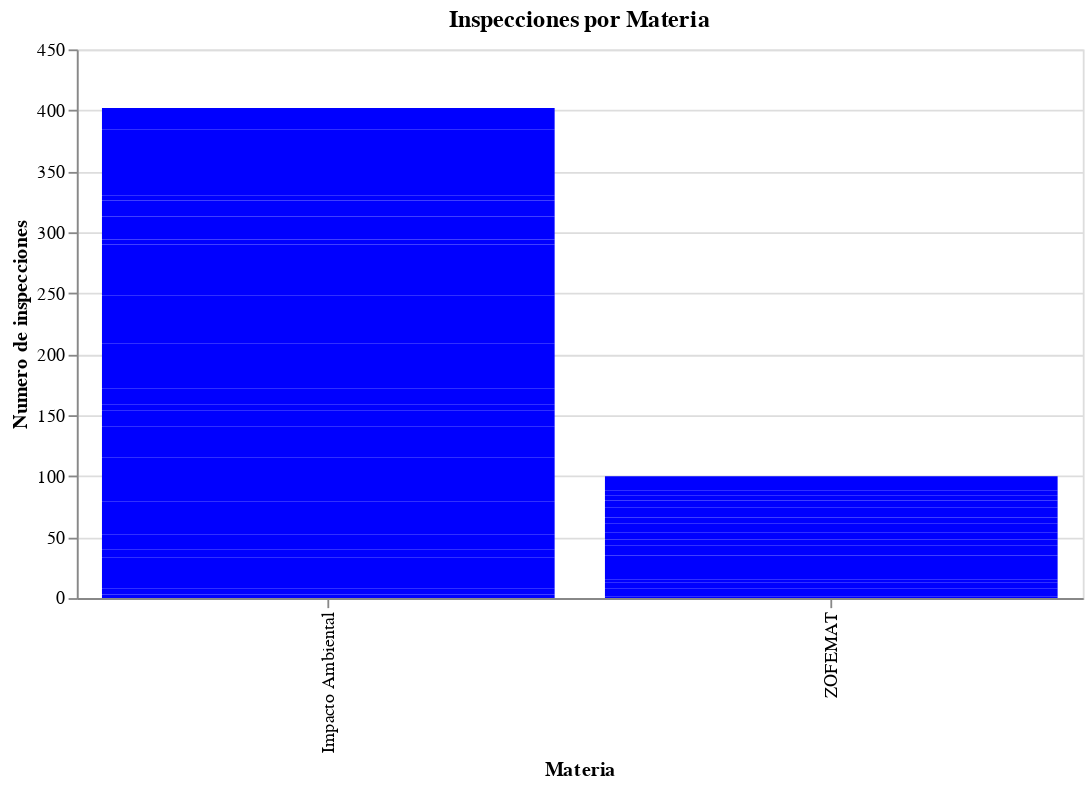

Notebook code cell kept with this figure:
### Code cell
#Impresión de gráfico
grafico_Materia

### Figure 1 — Vega-Lite specification as saved in the notebook (floating-point values rounded to 4 significant figures)
{"config": {"view": {"continuousWidth": 400, "continuousHeight": 300}}, "data": {"name": "data-618fe422a95e0677b81ef9286750aa7c"}, "mark": {"type": "bar", "color": "blue"}, "encoding": {"x": {"type": "ordinal", "field": "Materia "}, "y": {"type": "quantitative", "field": "Inspeccion", "title": "Numero de inspecciones"}}, "title": "Inspecciones por Materia", "width": 550, "$schema": "https://vega.github.io/schema/vega-lite/v4.8.1.json", "datasets": {"data-618fe422a95e0677b81ef9286750aa7c": [{"Entidad": "Aguascalientes", "Materia ": "Impacto Ambiental", "Inspeccion": 3}, {"Entidad": "Baja California", "Materia ": "Impacto Ambiental", "Inspeccion": 5}, {"Entidad": "Baja California Sur", "Materia ": "Impacto Ambiental", "Inspeccion": 25}, {"Entidad": "Campeche", "Materia ": "Impacto Ambiental", "Inspeccion": 7}, {"Entidad": "Chiapas", "Materia ": "Impacto Ambiental", "Inspeccion": 12}, {"Entidad": "Chihuahua", "Materia ": "Impacto Ambiental", "Inspeccion": 3}, {"Entidad": "Coahuila", "Materia ": "Impacto Ambiental", "Inspeccion": 14}, {"Entidad": "Colima", "Materia ": "Impacto Ambiental", "Inspeccion": 10}, {"Entidad": "Durango", "Materia ": "Impacto Ambiental", "Inspeccion": 4}, {"Entidad": "Guanajuato", "Materia ": "Impacto Ambiental", "Inspeccion": 8}, {"Entidad": "Guerrero", "Materia ": "Impacto Ambiental", "Inspeccion": 24}, {"Entidad": "Hidalgo", "Materia ": "Impacto Ambiental", "Inspeccion": 8}, {"Entidad": "Jalisco", "Materia ": "Impacto Ambiental", "Inspeccion": 18}, {"Entidad": "México", "Materia ": "Impacto Ambiental", "Inspeccion": 13}, {"Entidad": "Michoacán", "Materia ": "Impacto Ambiental", "Inspeccion": 5}, {"Entidad": "Morelos", "Materia ": "Impacto Ambiental", "Inspeccion": 13}, {"Entidad": "Nayarit", "Materia ": "Impacto Ambiental", "Inspeccion": 11}, {"Entidad": "Nuevo León", "Materia ": "Impacto Ambiental", "Inspeccion": 26}, {"Entidad": "Oaxaca", "Materia ": "Impacto Ambiental", "Inspeccion": 38}, {"Entidad": "Puebla", "Materia ": "Impacto Ambiental", "Inspeccion": 1}, {"Entidad": "Querétaro", "Materia ": "Impacto Ambiental", "Inspeccion": 3}, {"Entidad": "Quintana Roo", "Materia ": "Impacto Ambiental", "Inspeccion": 39}, {"Entidad": "San Luis Potosí", "Materia ": "Impacto Ambiental", "Inspeccion": 4}, {"Entidad": "Sinaloa", "Materia ": "Impacto Ambiental", "Inspeccion": 12}, {"Entidad": "Sonora", "Materia ": "Impacto Ambiental", "Inspeccion": 7}, {"Entidad": "Tabasco", "Materia ": "Impacto Ambiental", "Inspeccion": 6}, {"Entidad": "Tamaulipas", "Materia ": "Impacto Ambiental", "Inspeccion": 7}, {"Entidad": "Tlaxcala", "Materia ": "Impacto Ambiental", "Inspeccion": 4}, {"Entidad": "Veracruz", "Materia ": "Impacto Ambiental", "Inspeccion": 22}, {"Entidad": "Yucatán", "Materia ": "Impacto Ambiental", "Inspeccion": 32}, {"Entidad": "Zacatecas", "Materia ": "Impacto Ambiental", "Inspeccion": 8}, {"Entidad": "ZMVM", "Materia ": "Impacto Ambiental", "Inspeccion": 5}, {"Entidad": "Oficinas Centrales", "Materia ": "Impacto Ambiental", "Inspeccion": 5}, {"Entidad": "Baja California", "Materia ": "ZOFEMAT", "Inspeccion": 1}, {"Entidad": "Baja California Sur", "Materia ": "ZOFEMAT", "Inspeccion": 7}, {"Entidad": "Campeche", "Materia ": "ZOFEMAT", "Inspeccion": 0}, {"Entidad": "Chiapas", "Materia ": "ZOFEMAT", "Inspeccion": 5}, {"Entidad": "Colima", "Materia ": "ZOFEMAT", "Inspeccion": 2}, {"Entidad": "Guerrero", "Materia ": "ZOFEMAT", "Inspeccion": 20}, {"Entidad": "Jalisco", "Materia ": "ZOFEMAT", "Inspeccion": 8}, {"Entidad": "Michoacán", "Materia ": "ZOFEMAT", "Inspeccion": 5}, {"Entidad": "Nayarit", "Materia ": "ZOFEMAT", "Inspeccion": 6}, {"Entidad": "Oaxaca", "Materia ": "ZOFEMAT", "Inspeccion": 7}, {"Entidad": "Quintana Roo", "Materia ": "ZOFEMAT", "Inspeccion": 5}, {"Entidad": "Sinaloa", "Materia ": "ZOFEMAT", "Inspeccion": 8}, {"Entidad": "Sonora", "Materia ": "ZOFEMAT", "Inspeccion": 4}, {"Entidad": "Tabasco", "Materia ": "ZOFEMAT", "Inspeccion": 0}, {"Entidad": "Tamaulipas", "Materia ": "ZOFEMAT", "Inspeccion": 2}, {"Entidad": "Veracruz", "Materia ": "ZOFEMAT", "Inspeccion": 4}, {"Entidad": "Yucatán", "Materia ": "ZOFEMAT", "Inspeccion": 4}, {"Entidad": "Oficinas Centrales ", "Materia ": "ZOFEMAT", "Inspeccion": 12}]}}
